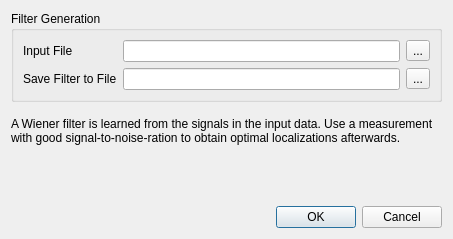
<?xml version="1.0" encoding="UTF-8"?>
<ui version="4.0">
 <class>CreateWienerFilterDialog</class>
 <widget class="QDialog" name="CreateWienerFilterDialog">
  <property name="geometry">
   <rect>
    <x>0</x>
    <y>0</y>
    <width>453</width>
    <height>239</height>
   </rect>
  </property>
  <property name="windowTitle">
   <string>STORM settings</string>
  </property>
  <layout class="QVBoxLayout" name="verticalLayout">
   <item>
    <widget class="QGroupBox" name="generalGroup">
     <property name="sizePolicy">
      <sizepolicy hsizetype="Expanding" vsizetype="Expanding">
       <horstretch>0</horstretch>
       <verstretch>0</verstretch>
      </sizepolicy>
     </property>
     <property name="title">
      <string>Filter Generation</string>
     </property>
     <layout class="QFormLayout" name="formLayout">
      <property name="fieldGrowthPolicy">
       <enum>QFormLayout::AllNonFixedFieldsGrow</enum>
      </property>
      <item row="0" column="0">
       <widget class="QLabel" name="label_3">
        <property name="text">
         <string>Input File</string>
        </property>
       </widget>
      </item>
      <item row="0" column="1">
       <layout class="QHBoxLayout" name="horizontalLayout">
        <item>
         <widget class="FilenameLineEdit" name="m_inputFilename"/>
        </item>
        <item>
         <widget class="QToolButton" name="m_selectInputFilename">
          <property name="text">
           <string>...</string>
          </property>
         </widget>
        </item>
       </layout>
      </item>
      <item row="1" column="0">
       <widget class="QLabel" name="label_4">
        <property name="text">
         <string>Save Filter to File</string>
        </property>
       </widget>
      </item>
      <item row="1" column="1">
       <layout class="QHBoxLayout" name="horizontalLayout_2">
        <item>
         <widget class="FilenameLineEdit" name="m_filterFilename"/>
        </item>
        <item>
         <widget class="QToolButton" name="m_selectFilterFilename">
          <property name="text">
           <string>...</string>
          </property>
         </widget>
        </item>
       </layout>
      </item>
     </layout>
    </widget>
   </item>
   <item>
    <widget class="QLabel" name="label">
     <property name="sizePolicy">
      <sizepolicy hsizetype="Preferred" vsizetype="Expanding">
       <horstretch>0</horstretch>
       <verstretch>0</verstretch>
      </sizepolicy>
     </property>
     <property name="text">
      <string>A Wiener filter is learned from the signals in the input data. Use a measurement with good signal-to-noise-ration to obtain optimal localizations afterwards.</string>
     </property>
     <property name="wordWrap">
      <bool>true</bool>
     </property>
    </widget>
   </item>
   <item>
    <spacer name="verticalSpacer">
     <property name="orientation">
      <enum>Qt::Vertical</enum>
     </property>
     <property name="sizeHint" stdset="0">
      <size>
       <width>20</width>
       <height>40</height>
      </size>
     </property>
    </spacer>
   </item>
   <item>
    <widget class="QDialogButtonBox" name="buttonBox">
     <property name="orientation">
      <enum>Qt::Horizontal</enum>
     </property>
     <property name="standardButtons">
      <set>QDialogButtonBox::Cancel|QDialogButtonBox::Ok</set>
     </property>
    </widget>
   </item>
  </layout>
 </widget>
 <customwidgets>
  <customwidget>
   <class>FilenameLineEdit</class>
   <extends>QLineEdit</extends>
   <header>filenamelineedit.h</header>
  </customwidget>
 </customwidgets>
 <resources/>
 <connections>
  <connection>
   <sender>buttonBox</sender>
   <signal>accepted()</signal>
   <receiver>CreateWienerFilterDialog</receiver>
   <slot>accept()</slot>
   <hints>
    <hint type="sourcelabel">
     <x>227</x>
     <y>358</y>
    </hint>
    <hint type="destinationlabel">
     <x>157</x>
     <y>274</y>
    </hint>
   </hints>
  </connection>
  <connection>
   <sender>buttonBox</sender>
   <signal>rejected()</signal>
   <receiver>CreateWienerFilterDialog</receiver>
   <slot>reject()</slot>
   <hints>
    <hint type="sourcelabel">
     <x>295</x>
     <y>364</y>
    </hint>
    <hint type="destinationlabel">
     <x>286</x>
     <y>274</y>
    </hint>
   </hints>
  </connection>
 </connections>
</ui>
